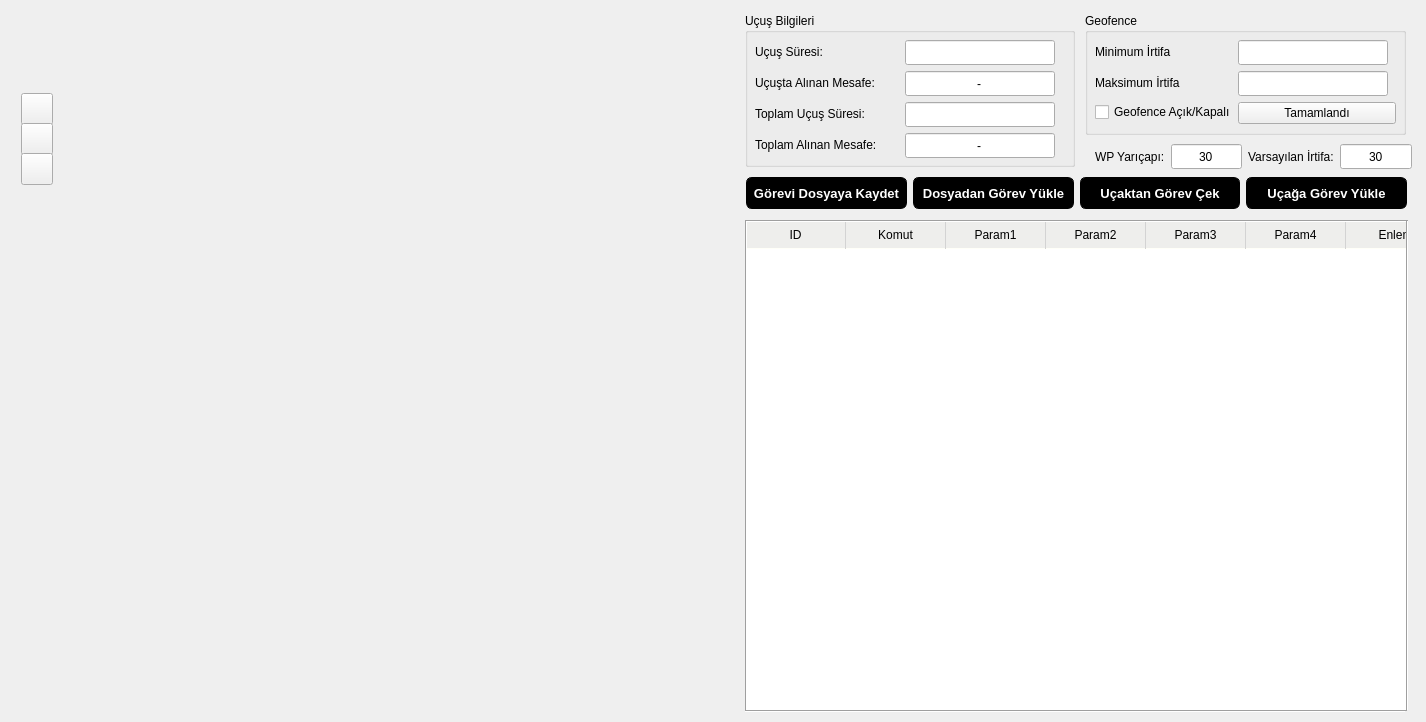
    <widget class="QWidget" name="tab_planningMap">
     <attribute name="title">
      <string>Uçuş Planı</string>
     </attribute>
     <widget class="QWidget" name="verticalLayoutWidget_3">
      <property name="geometry">
       <rect>
        <x>10</x>
        <y>10</y>
        <width>726</width>
        <height>703</height>
       </rect>
      </property>
      <layout class="QVBoxLayout" name="vbl_planningMap"/>
     </widget>
     <widget class="QPushButton" name="bt_clearMap">
      <property name="geometry">
       <rect>
        <x>21</x>
        <y>93</y>
        <width>32</width>
        <height>32</height>
       </rect>
      </property>
      <property name="text">
       <string/>
      </property>
      <property name="icon">
       <iconset resource="icon.qrc">
        <normaloff>:/map/icons/clear_mark.png</normaloff>:/map/icons/clear_mark.png</iconset>
      </property>
      <property name="iconSize">
       <size>
        <width>22</width>
        <height>22</height>
       </size>
      </property>
     </widget>
     <widget class="QPushButton" name="bt_clearGeofence">
      <property name="geometry">
       <rect>
        <x>21</x>
        <y>123</y>
        <width>32</width>
        <height>32</height>
       </rect>
      </property>
      <property name="text">
       <string/>
      </property>
      <property name="icon">
       <iconset resource="icon.qrc">
        <normaloff>:/map/icons/clear_geofence.png</normaloff>:/map/icons/clear_geofence.png</iconset>
      </property>
      <property name="iconSize">
       <size>
        <width>22</width>
        <height>22</height>
       </size>
      </property>
     </widget>
     <widget class="QPushButton" name="bt_clearTrack">
      <property name="geometry">
       <rect>
        <x>21</x>
        <y>153</y>
        <width>32</width>
        <height>32</height>
       </rect>
      </property>
      <property name="text">
       <string/>
      </property>
      <property name="icon">
       <iconset resource="icon.qrc">
        <normaloff>:/map/icons/clear_track.png</normaloff>:/map/icons/clear_track.png</iconset>
      </property>
      <property name="iconSize">
       <size>
        <width>22</width>
        <height>22</height>
       </size>
      </property>
     </widget>
     <widget class="QWidget" name="layoutWidget_2">
      <property name="geometry">
       <rect>
        <x>746</x>
        <y>176</y>
        <width>661</width>
        <height>34</height>
       </rect>
      </property>
      <layout class="QHBoxLayout" name="horizontalLayout">
       <item>
        <widget class="QPushButton" name="bt_saveToFile">
         <property name="minimumSize">
          <size>
           <width>0</width>
           <height>32</height>
          </size>
         </property>
         <property name="styleSheet">
          <string notr="true">QPushButton {
	box-shadow:inset 0px 1px 0px 0px #f29c93;
	background:linear-gradient(to bottom, #fe1a00 5%, #ce0100 100%);
	background-color:black;
	border-radius:6px;
	border:1px solid black;
	display:inline-block;
	cursor:pointer;
	color:#ffffff;
	font-family:Arial;
	font-size:13px;
	font-weight:bold;
	text-decoration:none;
	text-shadow:0px 1px 0px #b23e35;
}
QPushButton:hover {
	background:linear-gradient(to bottom, #ce0100 5%, #fe1a00 100%);
	background-color:#5a6268;
}
QPushButton:active {
	position:relative;
	top:1px;
}
</string>
         </property>
         <property name="text">
          <string>Görevi Dosyaya Kaydet</string>
         </property>
        </widget>
       </item>
       <item>
        <widget class="QPushButton" name="bt_loadFromFile">
         <property name="minimumSize">
          <size>
           <width>0</width>
           <height>32</height>
          </size>
         </property>
         <property name="styleSheet">
          <string notr="true">QPushButton {
	box-shadow:inset 0px 1px 0px 0px #f29c93;
	background:linear-gradient(to bottom, #fe1a00 5%, #ce0100 100%);
	background-color:black;
	border-radius:6px;
	border:1px solid black;
	display:inline-block;
	cursor:pointer;
	color:#ffffff;
	font-family:Arial;
	font-size:13px;
	font-weight:bold;
	text-decoration:none;
	text-shadow:0px 1px 0px #b23e35;
}
QPushButton:hover {
	background:linear-gradient(to bottom, #ce0100 5%, #fe1a00 100%);
	background-color:#5a6268;
}
QPushButton:active {
	position:relative;
	top:1px;
}
</string>
         </property>
         <property name="text">
          <string>Dosyadan Görev Yükle</string>
         </property>
        </widget>
       </item>
       <item>
        <widget class="QPushButton" name="bt_getFlightToUAV">
         <property name="minimumSize">
          <size>
           <width>0</width>
           <height>32</height>
          </size>
         </property>
         <property name="styleSheet">
          <string notr="true">QPushButton {
	box-shadow:inset 0px 1px 0px 0px #f29c93;
	background:linear-gradient(to bottom, #fe1a00 5%, #ce0100 100%);
	background-color:black;
	border-radius:6px;
	border:1px solid black;
	display:inline-block;
	cursor:pointer;
	color:#ffffff;
	font-family:Arial;
	font-size:13px;
	font-weight:bold;
	text-decoration:none;
	text-shadow:0px 1px 0px #b23e35;
}
QPushButton:hover {
	background:linear-gradient(to bottom, #ce0100 5%, #fe1a00 100%);
	background-color:#5a6268;
}
QPushButton:active {
	position:relative;
	top:1px;
}
</string>
         </property>
         <property name="text">
          <string>Uçaktan Görev Çek</string>
         </property>
        </widget>
       </item>
       <item>
        <widget class="QPushButton" name="bt_loadFlightToUAV">
         <property name="minimumSize">
          <size>
           <width>0</width>
           <height>32</height>
          </size>
         </property>
         <property name="styleSheet">
          <string notr="true">QPushButton {
	box-shadow:inset 0px 1px 0px 0px #f29c93;
	background:linear-gradient(to bottom, #fe1a00 5%, #ce0100 100%);
	background-color:black;
	border-radius:6px;
	border:1px solid black;
	display:inline-block;
	cursor:pointer;
	color:#ffffff;
	font-family:Arial;
	font-size:13px;
	font-weight:bold;
	text-decoration:none;
	text-shadow:0px 1px 0px #b23e35;
}
QPushButton:hover {
	background:linear-gradient(to bottom, #ce0100 5%, #fe1a00 100%);
	background-color:#5a6268;
}
QPushButton:active {
	position:relative;
	top:1px;
}
</string>
         </property>
         <property name="text">
          <string>Uçağa Görev Yükle</string>
         </property>
        </widget>
       </item>
      </layout>
     </widget>
     <widget class="QGroupBox" name="gb_flightInfo_2">
      <property name="geometry">
       <rect>
        <x>745</x>
        <y>13</y>
        <width>330</width>
        <height>154</height>
       </rect>
      </property>
      <property name="title">
       <string>Uçuş Bilgileri</string>
      </property>
      <widget class="QWidget" name="formLayoutWidget_5">
       <property name="geometry">
        <rect>
         <x>10</x>
         <y>27</y>
         <width>311</width>
         <height>192</height>
        </rect>
       </property>
       <layout class="QFormLayout" name="fl_flightInfo_2">
        <property name="horizontalSpacing">
         <number>28</number>
        </property>
        <item row="0" column="0">
         <widget class="QLabel" name="lb_flightTime_2">
          <property name="text">
           <string>Uçuş Süresi:</string>
          </property>
         </widget>
        </item>
        <item row="0" column="1">
         <widget class="QLineEdit" name="le_flightTime_2">
          <property name="minimumSize">
           <size>
            <width>0</width>
            <height>25</height>
           </size>
          </property>
          <property name="maximumSize">
           <size>
            <width>150</width>
            <height>16777215</height>
           </size>
          </property>
          <property name="alignment">
           <set>Qt::AlignCenter</set>
          </property>
          <property name="readOnly">
           <bool>true</bool>
          </property>
         </widget>
        </item>
        <item row="1" column="0">
         <widget class="QLabel" name="lb_flightDistance">
          <property name="text">
           <string>Uçuşta Alınan Mesafe:</string>
          </property>
         </widget>
        </item>
        <item row="1" column="1">
         <widget class="QLineEdit" name="le_flightDistance">
          <property name="minimumSize">
           <size>
            <width>0</width>
            <height>25</height>
           </size>
          </property>
          <property name="maximumSize">
           <size>
            <width>150</width>
            <height>16777215</height>
           </size>
          </property>
          <property name="text">
           <string>-</string>
          </property>
          <property name="alignment">
           <set>Qt::AlignCenter</set>
          </property>
          <property name="readOnly">
           <bool>true</bool>
          </property>
         </widget>
        </item>
        <item row="2" column="0">
         <widget class="QLabel" name="lb_totalFlightTime">
          <property name="text">
           <string>Toplam Uçuş Süresi:</string>
          </property>
         </widget>
        </item>
        <item row="2" column="1">
         <widget class="QLineEdit" name="le_totalFlightTime">
          <property name="minimumSize">
           <size>
            <width>0</width>
            <height>25</height>
           </size>
          </property>
          <property name="maximumSize">
           <size>
            <width>150</width>
            <height>16777215</height>
           </size>
          </property>
          <property name="alignment">
           <set>Qt::AlignCenter</set>
          </property>
          <property name="readOnly">
           <bool>true</bool>
          </property>
         </widget>
        </item>
        <item row="3" column="0">
         <widget class="QLabel" name="lb_totalFlightDistance">
          <property name="text">
           <string>Toplam Alınan Mesafe:</string>
          </property>
         </widget>
        </item>
        <item row="3" column="1">
         <widget class="QLineEdit" name="le_totalFlightDistance">
          <property name="minimumSize">
           <size>
            <width>0</width>
            <height>25</height>
           </size>
          </property>
          <property name="maximumSize">
           <size>
            <width>150</width>
            <height>16777215</height>
           </size>
          </property>
          <property name="text">
           <string>-</string>
          </property>
          <property name="alignment">
           <set>Qt::AlignCenter</set>
          </property>
          <property name="readOnly">
           <bool>true</bool>
          </property>
         </widget>
        </item>
       </layout>
      </widget>
     </widget>
     <widget class="QGroupBox" name="gb_geofence">
      <property name="geometry">
       <rect>
        <x>1085</x>
        <y>13</y>
        <width>321</width>
        <height>122</height>
       </rect>
      </property>
      <property name="title">
       <string>Geofence</string>
      </property>
      <widget class="QWidget" name="formLayoutWidget_6">
       <property name="geometry">
        <rect>
         <x>10</x>
         <y>27</y>
         <width>301</width>
         <height>98</height>
        </rect>
       </property>
       <layout class="QFormLayout" name="fl_geofence">
        <property name="horizontalSpacing">
         <number>2</number>
        </property>
        <item row="0" column="0">
         <widget class="QLabel" name="lb_minAlt">
          <property name="text">
           <string>Minimum İrtifa</string>
          </property>
         </widget>
        </item>
        <item row="0" column="1">
         <widget class="QLineEdit" name="le_minAlt">
          <property name="minimumSize">
           <size>
            <width>0</width>
            <height>25</height>
           </size>
          </property>
          <property name="maximumSize">
           <size>
            <width>150</width>
            <height>16777215</height>
           </size>
          </property>
          <property name="alignment">
           <set>Qt::AlignCenter</set>
          </property>
         </widget>
        </item>
        <item row="1" column="0">
         <widget class="QLabel" name="lb_maxAlt">
          <property name="text">
           <string>Maksimum İrtifa</string>
          </property>
         </widget>
        </item>
        <item row="1" column="1">
         <widget class="QLineEdit" name="le_maxAlt">
          <property name="minimumSize">
           <size>
            <width>0</width>
            <height>25</height>
           </size>
          </property>
          <property name="maximumSize">
           <size>
            <width>150</width>
            <height>16777215</height>
           </size>
          </property>
          <property name="alignment">
           <set>Qt::AlignCenter</set>
          </property>
         </widget>
        </item>
        <item row="2" column="0">
         <widget class="QCheckBox" name="cb_geofenceOnOff">
          <property name="styleSheet">
           <string notr="true"/>
          </property>
          <property name="text">
           <string>Geofence Açık/Kapalı</string>
          </property>
         </widget>
        </item>
        <item row="2" column="1">
         <widget class="QPushButton" name="bt_completeGeofence">
          <property name="minimumSize">
           <size>
            <width>0</width>
            <height>20</height>
           </size>
          </property>
          <property name="text">
           <string>Tamamlandı</string>
          </property>
         </widget>
        </item>
       </layout>
      </widget>
     </widget>
     <widget class="QWidget" name="layoutWidget">
      <property name="geometry">
       <rect>
        <x>1095</x>
        <y>143</y>
        <width>317</width>
        <height>27</height>
       </rect>
      </property>
      <layout class="QHBoxLayout" name="horizontalLayout_3">
       <item>
        <widget class="QLabel" name="lb_wpRadius">
         <property name="text">
          <string>WP Yarıçapı:</string>
         </property>
        </widget>
       </item>
       <item>
        <widget class="QLineEdit" name="le_wpRadius">
         <property name="minimumSize">
          <size>
           <width>0</width>
           <height>25</height>
          </size>
         </property>
         <property name="maximumSize">
          <size>
           <width>150</width>
           <height>16777215</height>
          </size>
         </property>
         <property name="text">
          <string>30</string>
         </property>
         <property name="alignment">
          <set>Qt::AlignCenter</set>
         </property>
        </widget>
       </item>
       <item>
        <widget class="QLabel" name="lb_defaultAlt">
         <property name="text">
          <string>Varsayılan İrtifa:</string>
         </property>
        </widget>
       </item>
       <item>
        <widget class="QLineEdit" name="le_defaultAlt">
         <property name="minimumSize">
          <size>
           <width>0</width>
           <height>25</height>
          </size>
         </property>
         <property name="maximumSize">
          <size>
           <width>150</width>
           <height>16777215</height>
          </size>
         </property>
         <property name="text">
          <string>30</string>
         </property>
         <property name="alignment">
          <set>Qt::AlignCenter</set>
         </property>
        </widget>
       </item>
      </layout>
     </widget>
     <widget class="QTableWidget" name="tw_waypoints">
      <property name="geometry">
       <rect>
        <x>745</x>
        <y>220</y>
        <width>661</width>
        <height>491</height>
       </rect>
      </property>
      <property name="focusPolicy">
       <enum>Qt::ClickFocus</enum>
      </property>
      <property name="styleSheet">
       <string notr="true">QTableWidget{
	border-top: 1px solid lightgray;
	outline: 0;
	selection-background-color: white;
	color: black;
}

QTableWidget::item{
	border-left: 1px solid lightgray;
	border-bottom: 1px solid lightgray;
	color: black;
}

QTableWidget::last-child{
	background-color: rgb(255, 255, 0);
}

QTableWidget::item:focus{
	background-color:transparent;
	color: black;
}

QHeaderView::section {
    background-color: rgb(238, 238, 236);
    padding: 4px;
    font-size: 9pt;
	height: 18px;
    border-style: none;
    border-bottom: 1px solid #fffff8;
	border-left: 1px solid lightgray;
}

QHeaderView::section:horizontal
{
    border-top: 1px solid #fffff8;
}

QScrollBar:vertical {
    border: none;
    background:white;
	border-radius: 12px;
    width:6px;
    margin: 0px 0px 0px 0px;
}

QScrollBar::sub-line:vertical {
	background-color: white;
}

QScrollBar::add-line:vertical {
	background-color: white;
}

QScrollBar::handle:vertical {
   background: gray;
    min-height: 0px;
	border-radius: 12px;
}</string>
      </property>
      <property name="frameShape">
       <enum>QFrame::NoFrame</enum>
      </property>
      <property name="frameShadow">
       <enum>QFrame::Plain</enum>
      </property>
      <property name="verticalScrollBarPolicy">
       <enum>Qt::ScrollBarAsNeeded</enum>
      </property>
      <property name="horizontalScrollBarPolicy">
       <enum>Qt::ScrollBarAlwaysOff</enum>
      </property>
      <property name="selectionMode">
       <enum>QAbstractItemView::SingleSelection</enum>
      </property>
      <property name="showGrid">
       <bool>false</bool>
      </property>
      <property name="rowCount">
       <number>0</number>
      </property>
      <attribute name="horizontalHeaderHighlightSections">
       <bool>true</bool>
      </attribute>
      <attribute name="horizontalHeaderShowSortIndicator" stdset="0">
       <bool>false</bool>
      </attribute>
      <attribute name="horizontalHeaderStretchLastSection">
       <bool>false</bool>
      </attribute>
      <attribute name="verticalHeaderHighlightSections">
       <bool>true</bool>
      </attribute>
      <attribute name="verticalHeaderStretchLastSection">
       <bool>false</bool>
      </attribute>
      <column>
       <property name="text">
        <string>ID</string>
       </property>
      </column>
      <column>
       <property name="text">
        <string>Komut</string>
       </property>
      </column>
      <column>
       <property name="text">
        <string>Param1</string>
       </property>
      </column>
      <column>
       <property name="text">
        <string>Param2</string>
       </property>
      </column>
      <column>
       <property name="text">
        <string>Param3</string>
       </property>
      </column>
      <column>
       <property name="text">
        <string>Param4</string>
       </property>
      </column>
      <column>
       <property name="text">
        <string>Enlem</string>
       </property>
      </column>
      <column>
       <property name="text">
        <string>Boylam</string>
       </property>
      </column>
      <column>
       <property name="text">
        <string>İrtifa</string>
       </property>
      </column>
      <column>
       <property name="text">
        <string>Sil?</string>
       </property>
      </column>
     </widget>
     <widget class="Line" name="line">
      <property name="geometry">
       <rect>
        <x>736</x>
        <y>220</y>
        <width>20</width>
        <height>491</height>
       </rect>
      </property>
      <property name="styleSheet">
       <string notr="true"/>
      </property>
      <property name="orientation">
       <enum>Qt::Vertical</enum>
      </property>
     </widget>
     <widget class="Line" name="line_2">
      <property name="geometry">
       <rect>
        <x>1397</x>
        <y>220</y>
        <width>20</width>
        <height>491</height>
       </rect>
      </property>
      <property name="styleSheet">
       <string notr="true"/>
      </property>
      <property name="orientation">
       <enum>Qt::Vertical</enum>
      </property>
     </widget>
     <widget class="Line" name="line_3">
      <property name="geometry">
       <rect>
        <x>745</x>
        <y>710</y>
        <width>661</width>
        <height>3</height>
       </rect>
      </property>
      <property name="styleSheet">
       <string notr="true">border-left: 1px solid lightgray;</string>
      </property>
      <property name="orientation">
       <enum>Qt::Horizontal</enum>
      </property>
     </widget>
     <widget class="Line" name="line_4">
      <property name="geometry">
       <rect>
        <x>746</x>
        <y>220</y>
        <width>661</width>
        <height>3</height>
       </rect>
      </property>
      <property name="styleSheet">
       <string notr="true">border-left: 1px solid lightgray;</string>
      </property>
      <property name="orientation">
       <enum>Qt::Horizontal</enum>
      </property>
     </widget>
    </widget>
